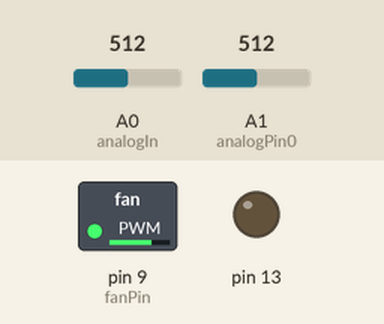
A sketch run on a simulated Arduino Uno, built with avr-gcc and run on an emulated ATmega328P. On the bench: switched loads named in the sketch (green lamp = pin HIGH), output pins drawn as LEDs (lit = HIGH). Inputs (shaded band) come from the test bench; at power-on: A0 (analogIn) = 512, A1 (analogPin0) = 512. What the sketch prints to the serial monitor is not drawn.

Above: at 0.1 s.
Timing chart, 0 to 1.6 s (numbered marks = the images above):
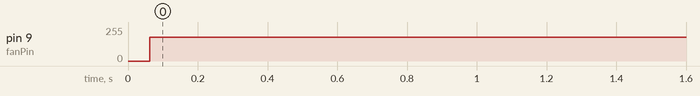

The sketch:

Arduino_Code.ino
```cpp
#include "SignalGenerator.h"

int analogPin0 = A1;
const int analogIn = A0;
int mVperAmp = 185;
int RawValue = 0;
double ACSoffest = 2500;
double Voltage = 0;
double Amps = 0;
//int ledPin = 13;
double duty_cycle1 = 70;
double vltg_i = 0;
double Amps_i = 0;
double pwr_i = 0;
int mltp = 5;

const int fanPin = 9;

void setup() {
  pinMode(13, OUTPUT);
  Serial.begin(9600);
  timer1.initialize(100);  // 100 us = 10 kHz
}

void loop() {
  Amps = 0;
  double vltg = 0;
  for (int count = 1; count<=100; count++)
  {
    int vlt_rl = analogRead(analogPin0);
    int rfrnc = 5;
    double vltg1 = mltp * (vlt_rl * rfrnc) / 1023;
    vltg = vltg + vltg1;
    RawValue = analogRead(analogIn);
    Voltage = (RawValue / 1023) * 5000;
    double Amps1 = ((Voltage-ACSoffest) / mVperAmp);
    Amps = Amps + Amps1;

  }
  vltg = vltg / 100;
  Serial.print("\t Voltage ==== ");
  Serial.println(vltg);

  double del_vltg = vltg - vltg_i;
  Amps = Amps / 100;
  double del_Amps = Amps - Amps_i;
  double pwr = vltg * Amps;

  Serial.print("\t Current ==== ");
  Serial.println(Amps);


  if(del_vltg== 0)
  {
    if(del_Amps == 0)
    {
      duty_cycle1 = duty_cycle1;
    }
    else
    {
      if(del_Amps > 0)
      {
        duty_cycle1 = duty_cycle1 + 0.01;
      }
      else
      {
        duty_cycle1 = duty_cycle1 - 0.01;
      }
    }
  }
  else
  {
    double inc_cond = del_Amps / del_vltg;
    double ins_cond = Amps / vltg;
    if(inc_cond + ins_cond == 0)
    {
      duty_cycle1 = duty_cycle1;
    }
    else
    {
      if(inc_cond + ins_cond > 0)
      {
        duty_cycle1 = duty_cycle1 + 0.1;
      }
      else
      {
        duty_cycle1 = duty_cycle1 - 0.1;
      }
    }
  }

  vltg_i = vltg;
  Amps_i = Amps;
  Serial.print("\tPower === ");
  Serial.println(pwr);
  Serial.print("\tduty_cycle === ");
  Serial.println(duty_cycle1);
  Serial.print("\n \n \n \n");
  //int duty_cycle = (duty_cycle1 / 100) * 255;
  //analogWrite(ledPin, duty_cycle);
  timer1.pwm(fanPin, (duty_cycle1 / 100) * 1023);
  delay(500);
}
```

SignalGenerator.cpp
```cpp
#ifndef SIGNALGENERATOR_cpp
#define SIGNALGENERATOR_cpp

#include "SignalGenerator.h"

Timerone timer1;  //preinitiate
int sample = 0;
bool channel = 0;

ISR(TIMER1_COMPA_vect)          // interrupt service routine that wraps a user defined function supplied by attachInterrupt
{

  switch(channel) // When compare match found, compare value will change here
  {
    case 0:
          OCR1A  = pgm_read_byte(&sinewave[sample]);
          OCR1B = 0;
          //PORTB &=~(1<<PB0);
          //PORTC =(1<<PC5);


        break;
    case 1:
          OCR1B = pgm_read_byte(&sinewave[sample]);
          OCR1A = 0 ;
          //PORTB =(1<<PB0);
         // PORTC &=~(1<<PC5);

        break;
  }
  sample++;
  if (sample>=160)
  {
    sample=0;
    channel ^=1;
    //DDRB ^=1<<PB0;
    //DDRC ^=(1<<PC5);
//    DDRB ^=1<<PB1;
//    DDRB ^=1<<PB2;
  }
}


void Timerone::initialize(long microseconds)
{
  TCCR1A = 0;                 // clear control register A
  TCCR1B = _BV(WGM13);        // set mode 8: phase and frequency correct pwm, stop the timer
  setPeriod(microseconds);
}

void Timerone::setPeriod(long microseconds)
{
  long cycles = (F_CPU / 2000000) * microseconds;                                // the counter runs backwards after TOP, interrupt is at BOTTOM so divide microseconds by 2
  if(cycles < RESOLUTION)              clockSelectBits = _BV(CS10);              // no prescale, full xtal
  else if((cycles >>= 3) < RESOLUTION) clockSelectBits = _BV(CS11);              // prescale by /8
  else if((cycles >>= 3) < RESOLUTION) clockSelectBits = _BV(CS11) | _BV(CS10);  // prescale by /64
  else if((cycles >>= 2) < RESOLUTION) clockSelectBits = _BV(CS12);              // prescale by /256
  else if((cycles >>= 2) < RESOLUTION) clockSelectBits = _BV(CS12) | _BV(CS10);  // prescale by /1024
  else        cycles = RESOLUTION - 1, clockSelectBits = _BV(CS12) | _BV(CS10);  // request was out of bounds, set as maximum

  oldSREG = SREG;
  cli();              // Disable interrupts for 16 bit register access
  ICR1 = pwmPeriod = cycles;                                          // ICR1 is TOP in p & f correct pwm mode
  SREG = oldSREG;

  TCCR1B &= ~(_BV(CS10) | _BV(CS11) | _BV(CS12));
  TCCR1B |= clockSelectBits;
}

void Timerone::setPwmDuty(char pin, int duty)
{
  unsigned long dutyCycle = pwmPeriod;

  dutyCycle *= duty;
  dutyCycle >>= 10;

  oldSREG = SREG;
  cli();
  if(pin == 1 || pin == 9)       OCR1A = dutyCycle;
  else if(pin == 2 || pin == 10) OCR1B = dutyCycle;
  SREG = oldSREG;
}


void Timerone::pwm(char pin, int duty, long microseconds)  // expects duty cycle to be 10 bit (1024)
{
  if(microseconds > 0) setPeriod(microseconds);
  if(pin == 1 || pin == 9) {
    DDRB |= _BV(PORTB1);                                   // sets data direction register for pwm output pin
    TCCR1A |= _BV(COM1A1);                                 // activates the output pin
  }
  else if(pin == 2 || pin == 10) {
    DDRB |= _BV(PORTB2);
    TCCR1A |= _BV(COM1B1);
  }
  setPwmDuty(pin, duty);
  resume();      // Lex - make sure the clock is running.  We don't want to restart the count, in case we are starting the second WGM
          // and the first one is in the middle of a cycle
}

void Timerone::resume()        // AR suggested
{
  TCCR1B |= clockSelectBits;
}

void Timerone::attachInterrupt()
{
  sei();        //global interrupt enable
  TIMSK1 |= 1<<OCIE1A; //Timer/Counter1, Output Compare A Match Interrupt Enable
}


#endif
```

Source omitted: gnalGenerator.h (data table, 1438 bytes)

Measured:
- by itself, pin 9 (fanPin): 0/255 → 178/255 at 0.06 s
